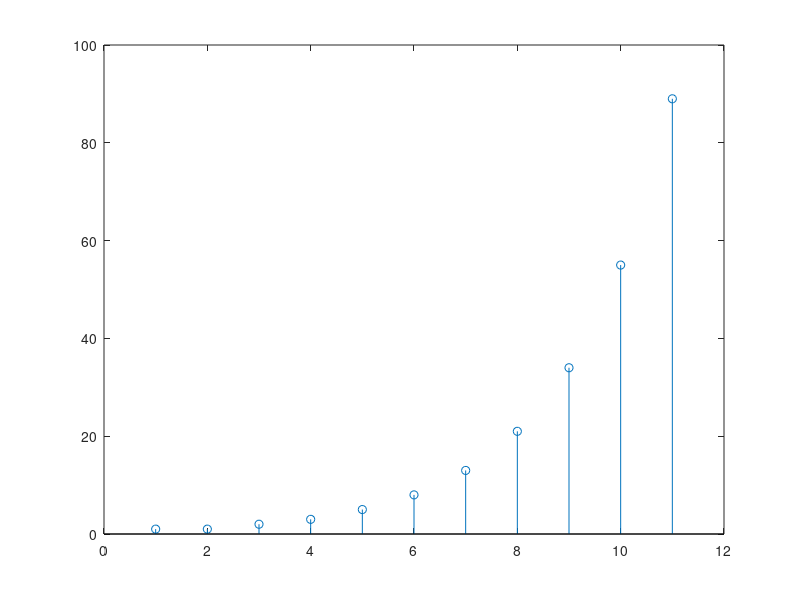

The MATLAB script that drew this image:
A = 1/2*(1 + (1/sqrt(5)));
B = 1/2*(1 - (1/sqrt(5)));
a = 1/2*(1 + sqrt(5));
b = 1/2*(1 - sqrt(5));

k = 0:10;

h = A*a.^k + B*b.^k
stem(h);
